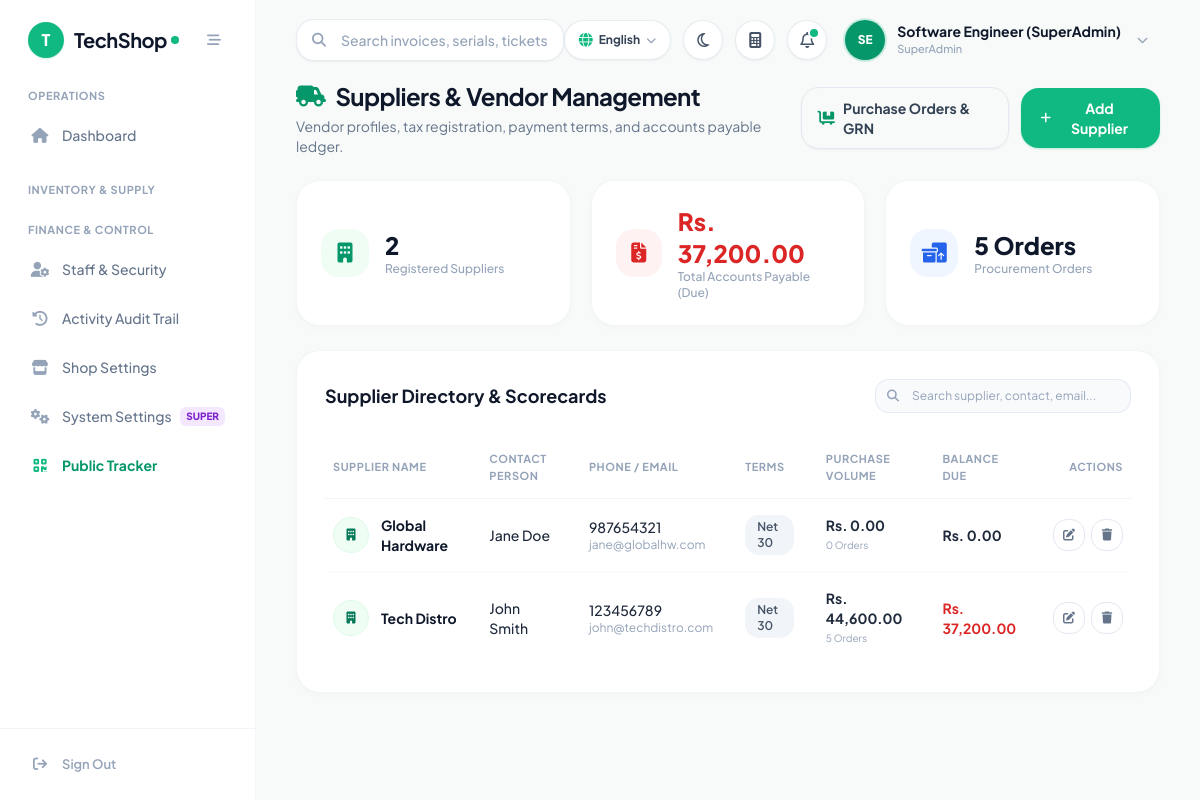
Page /pages/suppliers.php (signed in) on the committed database.
### tables this page shows
CREATE TABLE `settings` (
  `setting_key` varchar(50) NOT NULL,
  `setting_value` text,
  `created_at` timestamp NULL DEFAULT CURRENT_TIMESTAMP,
  `updated_at` timestamp NULL DEFAULT CURRENT_TIMESTAMP ON UPDATE CURRENT_TIMESTAMP
);

CREATE TABLE `suppliers` (
  `id` bigint UNSIGNED NOT NULL,
  `name` varchar(255) NOT NULL,
  `contact_person` varchar(255) DEFAULT NULL,
  `phone` varchar(50) DEFAULT NULL,
  `email` varchar(255) DEFAULT NULL,
  `address` text,
  `created_at` timestamp NULL DEFAULT CURRENT_TIMESTAMP,
  `updated_at` timestamp NULL DEFAULT CURRENT_TIMESTAMP ON UPDATE CURRENT_TIMESTAMP,
  `payment_terms` varchar(50) NOT NULL DEFAULT 'Net 30',
  `balance_due` decimal(10,2) NOT NULL DEFAULT '0.00',
  `tax_id` varchar(100) DEFAULT NULL,
  `bank_details` text,
  `category` varchar(100) DEFAULT 'Hardware',
  `status` varchar(50) NOT NULL DEFAULT 'Active',
  `notes` text
);

### pages/suppliers.php (the view, shortened to what the rows shown need)
<?php
require_once '../includes/db.php';
require_once '../includes/header.php';
$suppliers = [];
if ($pdo) {
    try {
        $stmt = $pdo->query("
            SELECT s.*,
                   COUNT(p.id) as total_purchases,
                   COALESCE(SUM(p.total_amount), 0) as total_purchase_volume
            FROM suppliers s
            LEFT JOIN purchases p ON s.id = p.supplier_id
            GROUP BY s.id
            ORDER BY s.name ASC
        ");
        $suppliers = $stmt->fetchAll(PDO::FETCH_ASSOC);
    } catch (Exception $e) {}
}
?>
<div class="space-y-6 max-w-7xl mx-auto">
    <div class="flex flex-col sm:flex-row sm:items-center justify-between gap-4">
        <div>
            <h1 class="text-2xl font-bold text-slate-900 tracking-tight flex items-center gap-2.5">
                <i class="fa-solid fa-truck-field text-emerald-600"></i>
                <span>Suppliers & Vendor Management</span>
            </h1>
        </div>
    </div>
    <div class="bg-white rounded-3xl shadow-card border border-slate-100/90 p-6 sm:p-7 overflow-hidden">
        <div class="flex flex-col sm:flex-row sm:items-center justify-between gap-4 mb-6">
            <h2 class="text-lg font-bold text-slate-900">Supplier Directory & Scorecards</h2>
        </div>
        <div class="overflow-x-auto -mx-6 sm:-mx-7 px-6 sm:px-7">
            <table class="w-full text-left border-collapse" id="suppliersTable">
                <thead>
                    <tr class="border-b border-slate-100 text-[11px] font-bold text-slate-400 uppercase tracking-wider">
                        <th class="py-3.5 pr-4 pl-2">Supplier Name</th>
                        <th class="py-3.5 px-4">Contact Person</th>
                        <th class="py-3.5 px-4">Phone / Email</th>
                        <th class="py-3.5 px-4">Terms</th>
                        <th class="py-3.5 px-4">Purchase Volume</th>
                        <th class="py-3.5 px-4">Balance Due</th>
                        <th class="py-3.5 pl-4 pr-2 text-right">Actions</th>
                    </tr>
                </thead>
                <tbody class="divide-y divide-slate-50 text-xs sm:text-sm text-slate-700">
                    <?php foreach ($suppliers as $s):
                        $supp_name = $s['name'] ?? 'Supplier';
                        $supp_contact = $s['contact_person'] ?? '-';
                        $supp_phone = $s['phone'] ?? '';
                        $supp_email = $s['email'] ?? '';
                        $supp_terms = $s['payment_terms'] ?? 'Net 30';
                        $supp_bal = (float)($s['balance_due'] ?? 0);
                        $supp_vol = (float)($s['total_purchase_volume'] ?? 0);
                        $supp_pos = (int)($s['total_purchases'] ?? 0);
                    ?>
                    <tr class="hover:bg-slate-50/60 transition-colors group">
                        <td class="py-4 pr-4 pl-2 font-bold text-slate-900">
                            <div class="flex items-center gap-3">
                                <div class="w-9 h-9 rounded-2xl bg-emerald-50 text-emerald-700 font-bold flex items-center justify-center text-xs shrink-0 border border-emerald-100">
                                    <i class="fa-solid fa-building"></i>
                                </div>
                                <div>
                                    <span class="block font-bold text-slate-900"><?php echo htmlspecialchars($supp_name); ?></span>
                                </div>
                            </div>
                        </td>
                        <td class="py-4 px-4 font-medium text-slate-800">
                            <?php echo htmlspecialchars($supp_contact); ?>
                        </td>
                        <td class="py-4 px-4">
                            <p class="font-medium text-slate-800"><?php echo htmlspecialchars($supp_phone); ?></p>
                            <p class="text-xs text-slate-400"><?php echo htmlspecialchars($supp_email); ?></p>
                        </td>
                        <td class="py-4 px-4">
                            <span class="inline-block text-xs font-semibold bg-slate-100 px-3 py-1 rounded-xl text-slate-600">
                                <?php echo htmlspecialchars($supp_terms); ?>
                            </span>
                        </td>
                        <td class="py-4 px-4 font-bold text-slate-800">
                            <?php echo htmlspecialchars($currency_symbol); ?> <?php echo number_format($supp_vol, 2); ?>
                            <span class="block text-[10px] text-slate-400 font-normal"><?php echo $supp_pos; ?> Orders</span>
                        </td>
                        <td class="py-4 px-4 font-bold <?php echo $supp_bal > 0 ? 'text-red-600' : 'text-slate-800'; ?>">
                            <?php echo htmlspecialchars($currency_symbol); ?> <?php echo number_format($supp_bal, 2); ?>
                        </td>
                        <td class="py-4 pl-4 pr-2 text-right">
                            <div class="flex items-center justify-end gap-1.5">
                                <button onclick="openSupplierModal('edit', <?php echo htmlspecialchars(json_encode($s)); ?>)" class="w-8 h-8 rounded-xl border border-slate-200 text-slate-500 hover:text-emerald-600 hover:bg-emerald-50 flex items-center justify-center transition-colors text-xs">
                                    <i class="fa-solid fa-pen-to-square"></i>
                                </button>
                                <form method="POST" action="suppliers.php" onsubmit="return confirm('Delete supplier <?php echo addslashes($supp_name); ?>?');" class="inline">
                                    <button type="submit" class="w-8 h-8 rounded-xl border border-slate-200 text-slate-500 hover:text-red-600 hover:bg-red-50 flex items-center justify-center transition-colors text-xs">
                                        <i class="fa-solid fa-trash"></i>
                                    </button>
                                </form>
                            </div>
                        </td>
                    </tr>
                    <?php endforeach; ?>
                </tbody>
            </table>
        </div>
    </div>
</div>
<?php require_once '../includes/footer.php'; ?>

### includes/header.php (shortened to what the rows shown need)
<?php
require_once __DIR__ . '/lang.php';
$user = $_SESSION['user'];
$role = $user['role'] ?? 'Cashier';
        ?>
        <?php
function isActive($page) {
    $current = basename($_SERVER['PHP_SELF']);
    return 'text-slate-500 hover:text-slate-900 hover:bg-slate-50/80 font-medium';
}
function getIconColor($page) {
    $current = basename($_SERVER['PHP_SELF']);
    return 'text-slate-400 group-hover:text-slate-600';
}
$sys_name = 'TechShop';
$sys_logo = '';
if (isset($pdo) && $pdo) {
    try {
        $stmt_h = $pdo->query("SELECT setting_key, setting_value FROM settings WHERE setting_key IN ('system_name', 'shop_logo', 'currency_symbol', 'shop_currency', 'supported_currencies_json')");
        $all_settings = [];
        while ($row = $stmt_h->fetch()) {
            $all_settings[$row['setting_key']] = $row['setting_value'];
            if ($row['setting_key'] === 'system_name' && !empty($row['setting_value'])) $sys_name = $row['setting_value'];
        }
        $active_currencies = [];
        if (!empty($all_settings['supported_currencies_json'])) {
            $decoded_currs = json_decode($all_settings['supported_currencies_json'], true);
            if (is_array($decoded_currs)) {
                foreach ($decoded_currs as $c) {
                    if (($c['status'] ?? 'active') === 'active') {
                        $active_currencies[$c['code']] = $c;
                    }
                }
            }
        }
        $pref_code = $all_settings['shop_currency'] ?? '';
        if (!empty($pref_code) && isset($active_currencies[$pref_code])) {
            $currency_code = $pref_code;
            $currency_symbol = $active_currencies[$pref_code]['symbol'] ?? 'Rs.';
        } elseif (!empty($all_settings['currency_symbol'])) {
            $currency_symbol = $all_settings['currency_symbol'];
        } elseif (!empty($active_currencies)) {
            $first_active = reset($active_currencies);
            $currency_code = $first_active['code'];
            $currency_symbol = $first_active['symbol'] ?? 'Rs.';
        }
    } catch (\Exception $e) {}
}
?>
<!DOCTYPE html>
<html lang="en" class="h-full">
<head>
    <script src="https://cdn.tailwindcss.com"></script>
    <link rel="stylesheet" href="https://cdnjs.cloudflare.com/ajax/libs/font-awesome/6.5.1/css/all.min.css">
</head>
<body class="bg-[#F7FAF8] text-slate-800 font-sans flex h-screen overflow-hidden antialiased">
    <aside id="mainSidebar" class="w-64 bg-white border-r border-slate-100/90 flex flex-col fixed md:static inset-y-0 left-0 z-50 transform -translate-x-full md:translate-x-0 transition-transform duration-200 ease-in-out">
        <div class="h-20 flex items-center justify-between px-7">
            <a href="dashboard.php" class="flex items-center gap-2.5 group">
                <?php if ($sys_logo): ?>
                    <img src="../uploads/logo/<?php echo htmlspecialchars($sys_logo); ?>" alt="Logo" class="h-9 w-9 object-contain rounded-xl">
                <?php else: ?>
                    <div class="w-9 h-9 rounded-2xl bg-emerald-500 text-white flex items-center justify-center font-black text-base shadow-sm shadow-emerald-500/20">
                        <?php echo strtoupper(substr($sys_name, 0, 1)); ?>
                    </div>
                <?php endif; ?>
                <div class="flex items-center tracking-tight">
                    <span class="text-xl font-bold text-slate-900 tracking-tight"><?php echo htmlspecialchars($sys_name); ?></span>
                    <span class="w-2 h-2 rounded-full bg-emerald-500 ml-1 inline-block"></span>
                </div>
            </a>
        </div>
        <nav class="flex-1 overflow-y-auto px-4 py-2 space-y-6">
            <div>
                <p class="text-[11px] font-bold uppercase tracking-wider text-slate-400 px-3 mb-2"><?php echo __('nav_operations'); ?></p>
                <div class="space-y-1">
                    <a href="dashboard.php" class="sidebar-item flex items-center px-3.5 py-3 rounded-2xl group <?php echo isActive('dashboard.php'); ?>">
                        <i class="fa-solid fa-house w-5 text-center text-[15px] <?php echo getIconColor('dashboard.php'); ?>"></i>
                        <span class="ml-3 text-[14px]"><?php echo __('nav_dashboard'); ?></span>
                    </a>
                </div>
            </div>
            <div>
                <p class="text-[11px] font-bold uppercase tracking-wider text-slate-400 px-3 mb-2"><?php echo __('nav_inventory_supply'); ?></p>
            </div>
            <div>
                <p class="text-[11px] font-bold uppercase tracking-wider text-slate-400 px-3 mb-2"><?php echo __('nav_finance_control'); ?></p>
                <div class="space-y-1">
                    <?php if (in_array($role, ['Admin', 'Manager', 'SuperAdmin'])): ?>
                    <a href="users.php" class="sidebar-item flex items-center px-3.5 py-3 rounded-2xl group <?php echo isActive('users.php'); ?>">
                        <i class="fa-solid fa-user-gear w-5 text-center text-[15px] <?php echo getIconColor('users.php'); ?>"></i>
                        <span class="ml-3 text-[14px]"><?php echo __('nav_staff'); ?></span>
                    </a>
                    <a href="audit_log.php" class="sidebar-item flex items-center px-3.5 py-3 rounded-2xl group <?php echo isActive('audit_log.php'); ?>">
                        <i class="fa-solid fa-clock-rotate-left w-5 text-center text-[15px] <?php echo getIconColor('audit_log.php'); ?>"></i>
                        <span class="ml-3 text-[14px]"><?php echo __('nav_audit'); ?></span>
                    </a>
                    <?php endif; ?>
                    <?php if (in_array($role, ['Admin', 'SuperAdmin'])): ?>
                    <a href="shop_settings.php" class="sidebar-item flex items-center px-3.5 py-3 rounded-2xl group <?php echo isActive('shop_settings.php'); ?>">
                        <i class="fa-solid fa-store w-5 text-center text-[15px] <?php echo getIconColor('shop_settings.php'); ?>"></i>
                        <span class="ml-3 text-[14px]"><?php echo __('nav_shop_settings'); ?></span>
                    </a>
                    <?php endif; ?>
                    <?php if ($role === 'SuperAdmin'): ?>
                    <a href="settings.php" class="sidebar-item flex items-center justify-between px-3.5 py-3 rounded-2xl group <?php echo isActive('settings.php'); ?>">
                        <div class="flex items-center">
                            <i class="fa-solid fa-gears w-5 text-center text-[15px] <?php echo getIconColor('settings.php'); ?>"></i>
                            <span class="ml-3 text-[14px]"><?php echo __('nav_system_settings'); ?></span>
                        </div>
                        <span class="px-1.5 py-0.5 rounded-md bg-purple-100 text-purple-700 text-[10px] font-extrabold uppercase">Super</span>
                    </a>
                    <?php endif; ?>
                    <a href="track.php" target="_blank" class="sidebar-item flex items-center px-3.5 py-3 rounded-2xl group text-emerald-600 hover:bg-emerald-50/80 font-bold">
                    </a>
                </div>
            </div>
        </nav>
        <div class="p-4 border-t border-slate-100">
            <a href="../logout.php" class="flex items-center px-3.5 py-2.5 text-slate-400 hover:text-red-500 hover:bg-red-50/60 rounded-2xl transition-all">
                <i class="fa-solid fa-arrow-right-from-bracket w-5 text-center text-[14px]"></i>
                <span class="ml-3 text-[13px] font-semibold"><?php echo __('nav_sign_out'); ?></span>
            </a>
        </div>
    </aside>
    <main class="flex-1 flex flex-col h-screen overflow-hidden bg-[#F7FAF8]">
        <header class="h-20 bg-transparent flex items-center justify-between px-6 lg:px-10 z-20 shrink-0">
            <div class="flex items-center gap-4 flex-1">
                <div class="relative w-full max-w-sm hidden sm:block">
                    <input
                        type="text"
                        id="globalSearchInput"
                        placeholder="<?php echo __('hdr_search_placeholder', 'Search anything (F2)...'); ?>"
                        class="w-full pl-11 pr-4 py-2.5 bg-white border border-slate-200/80 rounded-2xl text-sm font-medium text-slate-800 placeholder-slate-400 focus:outline-none focus:ring-2 focus:ring-emerald-500/20 focus:border-emerald-500 shadow-sm transition-all"
                        onkeyup="handleGlobalSearch(event)"
                    >
                </div>
            </div>
        </header>
        <div class="flex-1 overflow-y-auto px-6 lg:px-10 pb-10">

### rows in the picture
settings: setting_value "T", setting_value "TechShop"
settings: setting_value "OPERATIONS", setting_value "Dashboard", setting_value "INVENTORY & SUPPLY", setting_value "FINANCE & CONTROL", setting_value "Staff & Security", setting_value "Activity Audit Trail", setting_value "Shop Settings", setting_value "System Settings", setting_value "Sign Out"
suppliers: name "Global Hardware", contact_person "Jane Doe", phone "987654321", email "jane@globalhw.com", payment_terms "Net 30", supp_vol "0.00", supp_pos "0", balance_due "0.00"
suppliers: name "Tech Distro", contact_person "John Smith", phone "123456789", email "john@techdistro.com", payment_terms "Net 30", supp_vol "44,600.00", supp_pos "5", balance_due "37,200.00"

### other values in the picture
$initials "SE"
$user_name "Software Engineer (SuperAdmin)"
$user_role "SuperAdmin"
count($suppliers) "2"
$currency_symbol "Rs."
$total_ap "37,200.00"
$total_pos "5"
